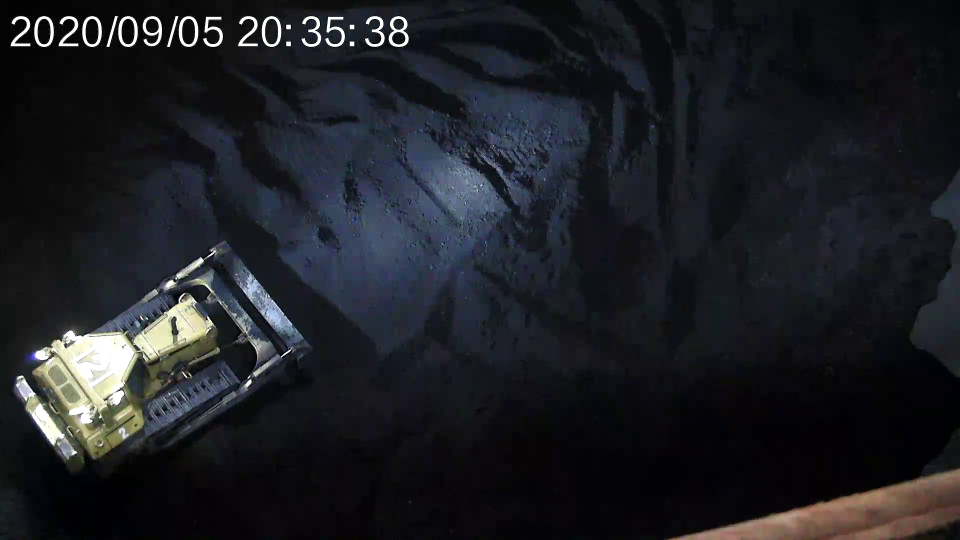
#> input picture opticalfb.png, 1920 x 1080 px, given in place of CtlEquip_10_4859_20200415110033.mp4, which was not available (shown at 1/2 size)
$ python lighting.py
#> lines starting #> are read from the running program, lines starting #| are printed output that depends on the picture; pictures that were not available may be replaced by others from this repository, and a replacement may not be noted
import cv2
from matplotlib import pyplot as plt
import numpy as np
import os

def running_mean(x, N):
    return np.convolve(x, np.ones(N)/N, mode='valid')


if __name__ == '__main__':
    # path = '/media/palm/BiggerData/denso/Denso-Trainingset/20200416/CtlEquip_10/CtlEquip_10_4887_20200416091828.mp4'
    # path = '/media/palm/BiggerData/denso/Denso-Trainingset/20200417/CtlEquip_10/CtlEquip_10_4898_20200417090131.mp4'  # 22660-22661
    path = '/media/palm/BiggerData/denso/testdata/all/CtlEquip_10_4859_20200415110033.mp4'
    # path = '/media/palm/BiggerData/denso/testdata/all/CtlEquip_10_5540_20200630110744.mp4'
    out = '/media/palm/BiggerData/denso/testdata/hist'
    cap = cv2.VideoCapture(path)
    frame_width = int(cap.get(3))
    frame_height = int(cap.get(4))
    frame_count = int(cap.get(cv2.CAP_PROP_FRAME_COUNT))
    fps = cap.get(cv2.CAP_PROP_FPS)

    print('fps', fps)
    print('frame_count', frame_count)

    hist_drop_frame = 0
    hist_rise_frame = 0
    previous_hist_sum = None
    stats = []
    for i in range(frame_count):
        ret, raw_frame = cap.read()
        if raw_frame is None:
            continue
        # if not start_frame <= i <= end_frame:
        #     continue
        frame = cv2.cvtColor(raw_frame, cv2.COLOR_BGR2GRAY)[260:, :220]
        histogram = cv2.calcHist([frame], [0], None, [64], [0, 255])
        hist_max = np.argsort(histogram, 0)[::-1]
        hist_sum = np.sum(hist_max[:5])
        if previous_hist_sum is not None:
            if previous_hist_sum / hist_sum > 1.5:
                hist_drop_frame = i
            elif hist_sum / previous_hist_sum > 1.5 and hist_drop_frame > 0:
                hist_rise_frame = i
                if 14*60*fps < hist_rise_frame - hist_drop_frame:
                    raise ValueError(f"Found break at {hist_drop_frame} to {hist_rise_frame}")
        stats.append(hist_sum)
        previous_hist_sum = hist_sum
#> this loop made 1 pass
#> (hist_sum, previous_hist_sum) on pass 1: (14, 14)
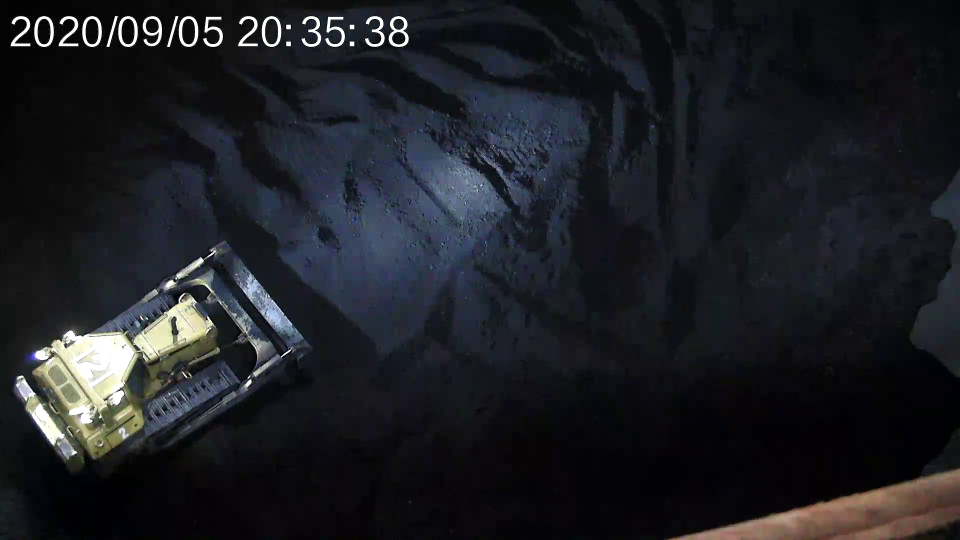
#> input picture opticalfb.png, 1920 x 1080 px, given in place of CtlEquip_10_4859_20200415110033.mp4, which was not available (shown at 1/2 size)
#> pass 1, `frame = cv2.cvtColor(raw_frame, cv2.COLOR_BGR2GRAY)[260:, :220]`:
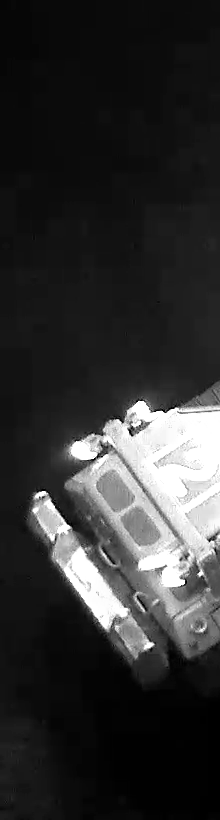
#> frame: shape (820, 220); min 0, max 255, mean 48.8
#> raw_frame is the input picture: shape (1080, 1920, 3); mean B, G, R 36, 30.9, 29.2
#> after the loop, stats = [14]

        # cv2.imwrite(os.path.join(out, f'{i:07d}.png'),
        #             raw_frame)
    print(hist_drop_frame)
    print(hist_rise_frame)
    np.save('CtlEquip_10_4859_20200415110033.npz', stats)
    plt.plot(running_mean(np.array(stats), int(fps*60)))
    plt.show()
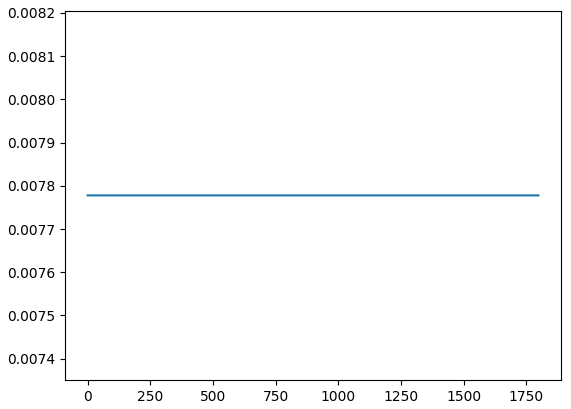
#> figure drawn by matplotlib, 1 panel
